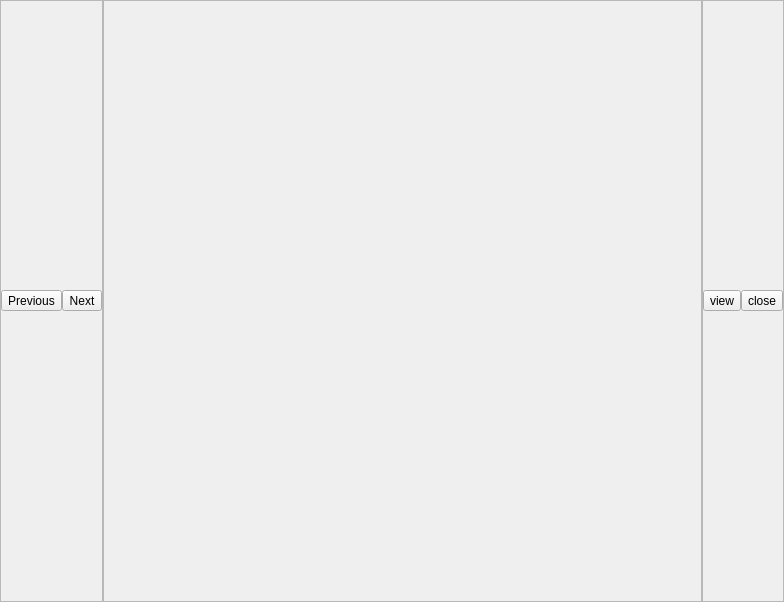
<?xml version="1.0" encoding="UTF-8"?>
<ui version="4.0">
 <class>View</class>
 <widget class="QWidget" name="View">
  <property name="geometry">
   <rect>
    <x>0</x>
    <y>0</y>
    <width>784</width>
    <height>602</height>
   </rect>
  </property>
  <layout class="QVBoxLayout" name="verticalLayout" stretch="0,1">
   <property name="spacing">
    <number>0</number>
   </property>
   <property name="leftMargin">
    <number>0</number>
   </property>
   <property name="topMargin">
    <number>0</number>
   </property>
   <property name="rightMargin">
    <number>0</number>
   </property>
   <property name="bottomMargin">
    <number>0</number>
   </property>
   <item>
    <layout class="QHBoxLayout" name="horizontalLayout" stretch="0,1,0">
     <property name="spacing">
      <number>0</number>
     </property>
     <item>
      <widget class="QFrame" name="navigationFrame">
       <property name="frameShape">
        <enum>QFrame::StyledPanel</enum>
       </property>
       <property name="frameShadow">
        <enum>QFrame::Raised</enum>
       </property>
       <layout class="QHBoxLayout" name="horizontalLayout_3">
        <property name="spacing">
         <number>0</number>
        </property>
        <property name="leftMargin">
         <number>0</number>
        </property>
        <property name="topMargin">
         <number>0</number>
        </property>
        <property name="rightMargin">
         <number>0</number>
        </property>
        <property name="bottomMargin">
         <number>0</number>
        </property>
        <item>
         <widget class="QToolButton" name="previousHistory">
          <property name="text">
           <string>Previous</string>
          </property>
         </widget>
        </item>
        <item>
         <widget class="QToolButton" name="nextHistory">
          <property name="text">
           <string>Next</string>
          </property>
         </widget>
        </item>
       </layout>
      </widget>
     </item>
     <item>
      <widget class="QFrame" name="frame">
       <property name="frameShape">
        <enum>QFrame::StyledPanel</enum>
       </property>
       <property name="frameShadow">
        <enum>QFrame::Raised</enum>
       </property>
       <layout class="QHBoxLayout" name="horizontalLayout_4">
        <property name="spacing">
         <number>0</number>
        </property>
        <property name="leftMargin">
         <number>0</number>
        </property>
        <property name="topMargin">
         <number>0</number>
        </property>
        <property name="rightMargin">
         <number>0</number>
        </property>
        <property name="bottomMargin">
         <number>0</number>
        </property>
        <item>
         <layout class="QHBoxLayout" name="toolBarHolder">
          <property name="spacing">
           <number>0</number>
          </property>
         </layout>
        </item>
       </layout>
      </widget>
     </item>
     <item>
      <widget class="QFrame" name="viewControlsFrame">
       <property name="frameShape">
        <enum>QFrame::StyledPanel</enum>
       </property>
       <property name="frameShadow">
        <enum>QFrame::Raised</enum>
       </property>
       <layout class="QHBoxLayout" name="horizontalLayout_2">
        <property name="spacing">
         <number>0</number>
        </property>
        <property name="leftMargin">
         <number>0</number>
        </property>
        <property name="topMargin">
         <number>0</number>
        </property>
        <property name="rightMargin">
         <number>0</number>
        </property>
        <property name="bottomMargin">
         <number>0</number>
        </property>
        <item>
         <widget class="QToolButton" name="splitToolButton">
          <property name="text">
           <string>view</string>
          </property>
         </widget>
        </item>
        <item>
         <widget class="QToolButton" name="closeToolButton">
          <property name="text">
           <string>close</string>
          </property>
         </widget>
        </item>
       </layout>
      </widget>
     </item>
    </layout>
   </item>
   <item>
    <layout class="QVBoxLayout" name="centralLayout"/>
   </item>
  </layout>
 </widget>
 <resources/>
 <connections/>
</ui>
